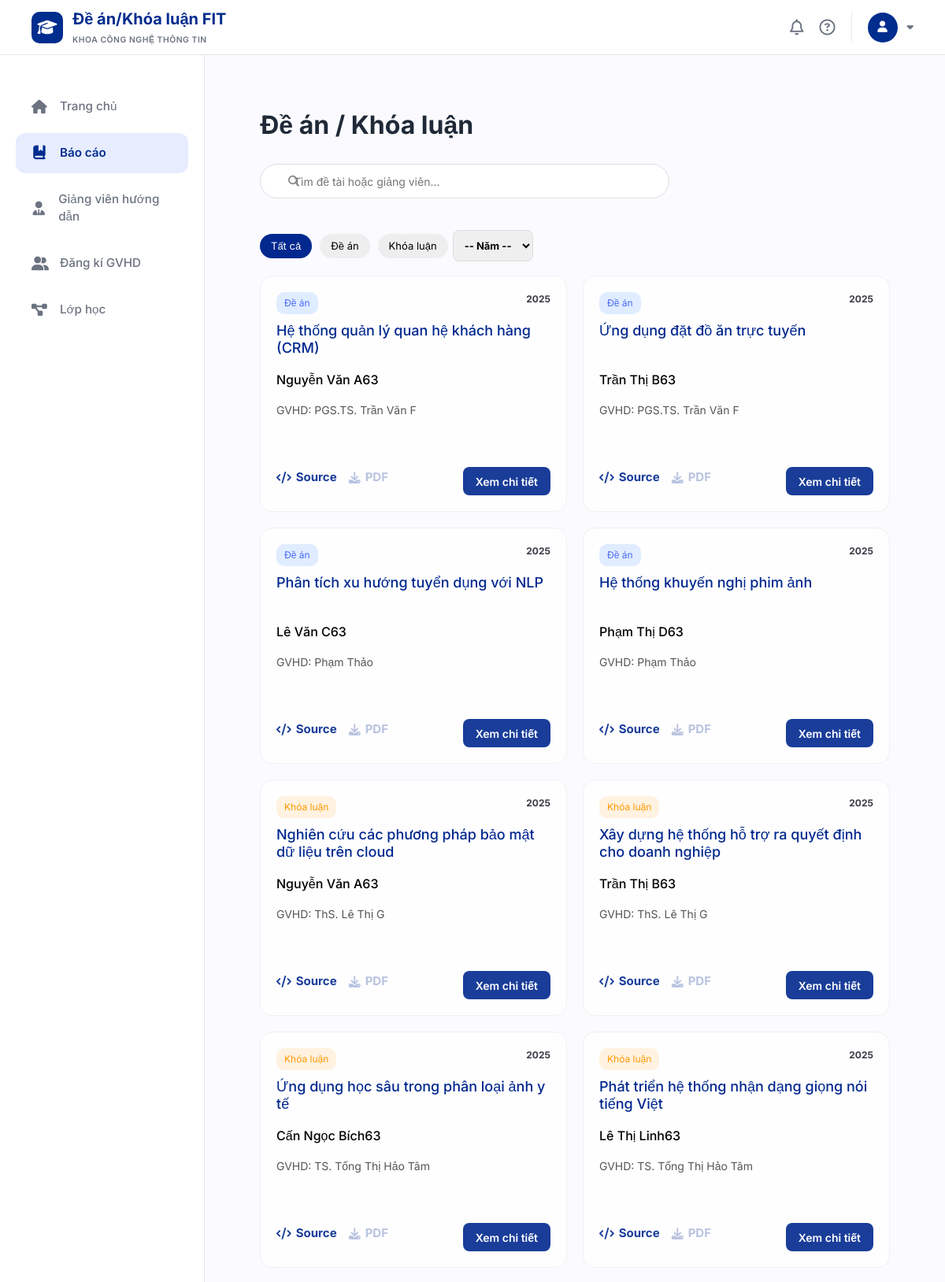
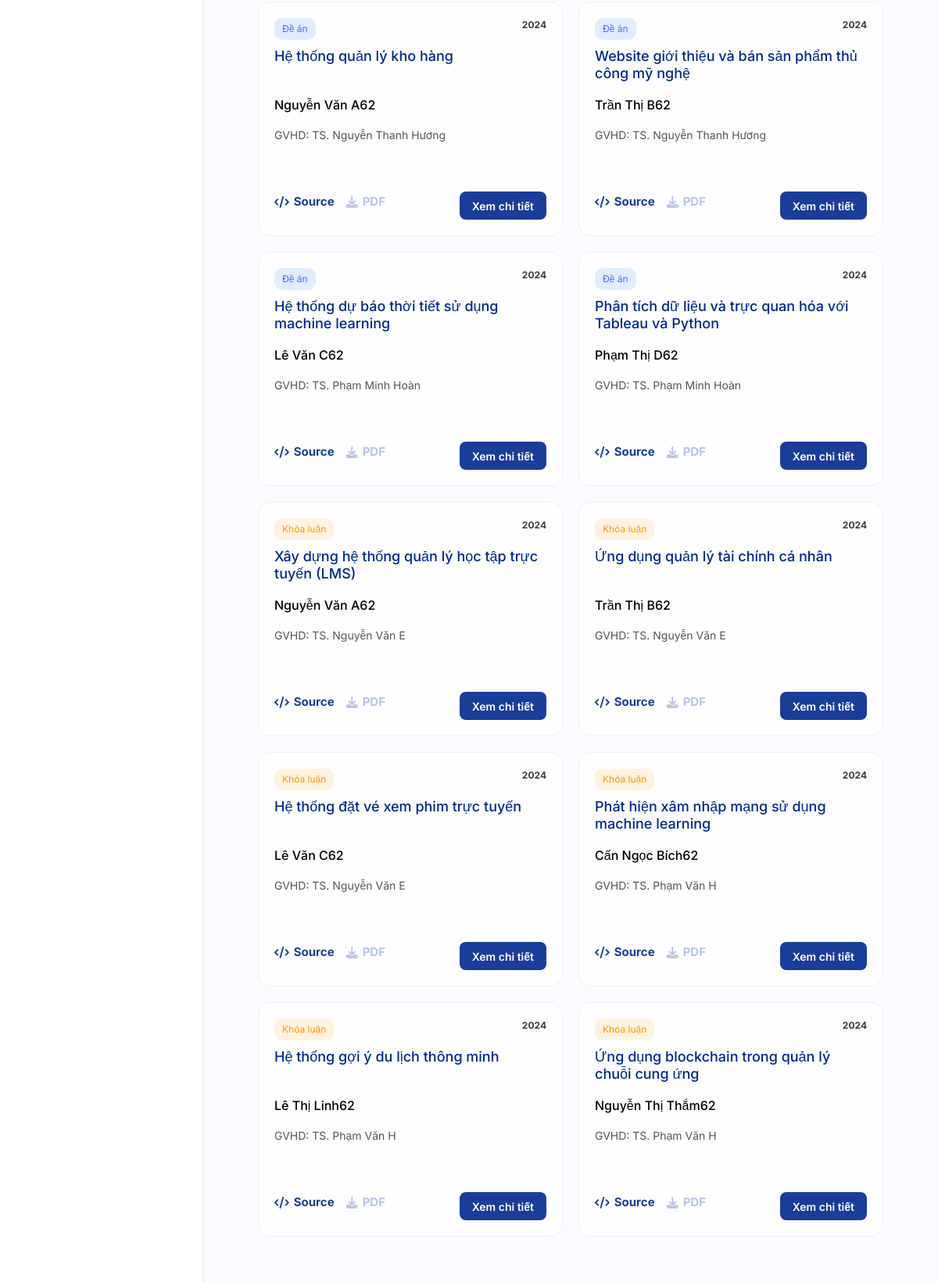
The app's page /theses-projects (upper part) with its own data (2 pictures, top to bottom).
### tables this page shows
CREATE TABLE published_reports (
    id INTEGER PRIMARY KEY AUTOINCREMENT,
    student_id INTEGER NOT NULL,
    class_id INTEGER NOT NULL,
    topic_id INTEGER NOT NULL,
    file_url VARCHAR(500),
    source_code_url VARCHAR(500),
    published_at DATETIME DEFAULT CURRENT_TIMESTAMP,
    FOREIGN KEY (student_id) REFERENCES students(id),
    FOREIGN KEY (class_id) REFERENCES classes(id),
    FOREIGN KEY (topic_id) REFERENCES topics(id)
);

CREATE TABLE course_types (
    id INTEGER PRIMARY KEY AUTOINCREMENT,
    type_name VARCHAR(50) NOT NULL UNIQUE
);

CREATE TABLE topics (
    id INTEGER PRIMARY KEY AUTOINCREMENT,
    student_id INTEGER NOT NULL,
    class_id INTEGER NOT NULL,
    title VARCHAR(500) NOT NULL,
    description TEXT,
    created_at DATETIME DEFAULT CURRENT_TIMESTAMP,
    updated_at DATETIME DEFAULT CURRENT_TIMESTAMP,
    FOREIGN KEY (student_id) REFERENCES students(id),
    FOREIGN KEY (class_id) REFERENCES classes(id)
);

CREATE TABLE users (
    id INTEGER PRIMARY KEY AUTOINCREMENT,
    email VARCHAR(100) NOT NULL UNIQUE,
    password VARCHAR(255) NOT NULL,
    full_name VARCHAR(100) NOT NULL,
    role VARCHAR(20) NOT NULL CHECK (role IN ('student', 'lecturer')),
    phone VARCHAR(20),
    created_at DATETIME DEFAULT CURRENT_TIMESTAMP
);

### app/student/thesis/routes.py (the view)
@thesis_bp.route("/theses-projects")
def thesesprojects():
    q = request.args.get("q", "")
    year = request.args.get("year", "")
    type_ = request.args.get("type", "all")
    base_template = "student/base.html"
    if session.get('role') == 'lecturer':
        base_template = "lecturer/base.html"
    conn = get_db()
    cursor = conn.cursor()
    years = cursor.execute("""
        SELECT DISTINCT strftime('%Y', published_at) as year
        FROM published_reports
        ORDER BY year DESC
    """).fetchall()
    sql = """
        SELECT
            t.id, t.title, t.description,
            c.class_code, co.course_name, ct.type_name,
            u_lec.full_name AS lecturer_name,
            u_stu.full_name AS student_name,
            s.student_code,
            pr.published_at, pr.file_url, pr.source_code_url
        FROM published_reports pr
        JOIN topics t ON pr.topic_id = t.id
        JOIN classes c ON t.class_id = c.id
        JOIN courses co ON c.course_id = co.id
        JOIN course_types ct ON co.course_type_id = ct.id
        JOIN lecturers l ON c.lecturer_id = l.id
        JOIN users u_lec ON l.user_id = u_lec.id
        JOIN students s ON t.student_id = s.id
        JOIN users u_stu ON s.user_id = u_stu.id
        WHERE (t.title LIKE ? OR u_lec.full_name LIKE ?)
        """
    params = [f"%{q}%", f"%{q}%"]
    if year:
        sql += " AND strftime('%Y', pr.published_at) = ?"
        params.append(year)
    if type_ == "project":
        sql += " AND ct.type_name = 'Đề án'"
    elif type_ == "thesis":
        sql += " AND ct.type_name = 'Khóa luận'"
    rows = cursor.execute(sql, params).fetchall()
    return render_template(
        "student/theses.html",
        theses=rows,
        q=q,
        year=year,
        type=type_,
        years=years,
        base_template=base_template
    )

### app/database.py (called while the page is built)
def get_db():
    if 'db' not in g:
        g.db = sqlite3.connect(DB_PATH, timeout=30)
        g.db.row_factory = sqlite3.Row
        try:
            g.db.execute("PRAGMA journal_mode=WAL")
            g.db.execute("PRAGMA foreign_keys=ON")
        except sqlite3.OperationalError:
            pass
    return g.db

### templates/student/theses.html (shortened to what this page needs)
{% extends base_template %}
{% block styles %}
<link rel="stylesheet" href="{{ url_for('static', filename='theses.css') }}">
{% endblock %}
{% block content %}
<div class="theses-container">
    <h2 class="page-title">Đề án / Khóa luận</h2>
    <form method="get">
        <div class="search-box">
            <span class="icon"><i class="fa-solid fa-magnifying-glass"></i></span>
            <input name="q" value="{{ q }}" placeholder="Tìm đề tài hoặc giảng viên...">
        </div>
        <div class="top-bar">
            <div class="tabs">
                <button name="type" value="all" class="tab {{ 'active' if type=='all' else '' }}">
                    Tất cả
                </button>
                <button name="type" value="project" class="tab {{ 'active' if type=='project' else '' }}">
                    Đề án
                </button>
                <button name="type" value="thesis" class="tab {{ 'active' if type=='thesis' else '' }}">
                    Khóa luận
                </button>
            </div>
            <select name="year" onchange="this.form.submit()">
                <option value="">-- Năm --</option>
            </select>
        </div>
    </form>
    <div class="list">
    {% for t in theses %}
    <div class="card">
        <div class="year">
            {{ t["published_at"][:4] if t["published_at"] else "" }}
        </div>
        <div class="type {{ 'project' if t['type_name']=='Đề án' else 'thesis' }}">
            {{ t["type_name"] }}
        </div>
        <h3 class="title">{{ t["title"] }}</h3>
        <p class="student" style="color: black; font-weight: 500;">{{ t["student_name"] }}</p>
        <p class="lecturer">GVHD: {{ t["lecturer_name"] }}</p>
        <div class="actions">
            {% if session.get('role') == 'lecturer' %}
                <div class="admin-controls">
                    <a href="{{ url_for('thesis.edit_thesis', topic_id=t['id']) }}" class="btn-update">
                        Chỉnh sửa
                    </a>
                    <form action="{{ url_for('thesis.delete_thesis', topic_id=t['id']) }}" method="POST" class="delete-form">
                        <button type="submit" class="btn-delete" onclick="return confirm('Bạn có chắc chắn muốn xóa?');">
                            <i class="fa-solid fa-trash"></i> Xóa
                        </button>
                    </form>
                    <a href="/theses/{{ t['id'] }}" class="btn-detail-small">
                        Chi tiết
                    </a>
                </div>
            {% else %}
                <div class="student-controls">
                    <a href="{{ t['source_code_url'] or '#' }}" class="link {{ 'disabled' if not t['source_code_url'] else '' }}">
                        <i class="fa-solid fa-code"></i> Source
                    </a>
                    <a href="{{ t['file_url'] or '#' }}" class="link {{ 'disabled' if not t['file_url'] else '' }}">
                        <i class="fa-solid fa-download"></i> PDF
                    </a>
                    <a href="/theses/{{ t['id'] }}" class="detail-btn">Xem chi tiết</a>
                </div>
            {% endif %}
        </div>
    </div>
    {% endfor %}
</div>
{% endblock %}

### static/theses.css (style rules this page uses)
* { margin: 0; padding: 0; box-sizing: border-box; font-family: "Segoe UI", sans-serif; }
body { background: #FBF8FF; padding: 30px; }
.page-title { color: #00288E; margin-bottom: 15px; }
.search-box { position: relative; margin-bottom: 40px; }
.search-box input { width: 100%; padding: 18px 20px 18px 56px; border-radius: 16px; border: 1px solid var(--border-color); background: #F4F5F9; font-size: 1rem; outline: none; transition: var(--transition); }
.search-box .icon { position: absolute; left: 20px; top: 50%; transform: translateY(-50%); color: var(--text-muted); }
.top-bar { display: flex; justify-content: space-between; align-items: center; margin-bottom: 20px; }
.tabs { display: flex; gap: 10px; }
.tab { padding: 6px 14px; border-radius: 20px; border: none; background: #eee; cursor: pointer; font-size: 13px; }
.tab.active { background: #00288E; color: white; }
select { padding: 10px 10px; border-radius: 8px; border: 1px solid #ddd; font-size: 13px; font-weight: bold; color: #000000; }
.list { display: grid; grid-template-columns: repeat(auto-fill, minmax(300px, 1fr)); gap: 20px; align-items: stretch; align-items: start; }
.card { background: #FEFEFF; border-radius: 16px; padding: 20px; border: 1px solid #f0f0f0; position: relative; display: flex; flex-direction: column; min-height: 300px; overflow: hidden; }
.year { position: absolute; top: 20px; right: 20px; font-size: 12px; color: #3B3C45; font-weight: bold; }
.type { display: inline-block; width: fit-content; font-size: 11px; padding: 4px 8px; border-radius: 8px; margin-bottom: 8px; }
.title { font-size: 16px; margin-bottom: 6px; color: #222; display: -webkit-box; -webkit-line-clamp: 2; -webkit-box-orient: vertical; overflow: hidden; text-overflow: ellipsis; height: 2.8em; }
.lecturer { font-size: 14px; color: #555; margin-bottom: 4px; white-space: nowrap; overflow: hidden; text-overflow: ellipsis; }
.actions { margin-top: auto; display: flex; justify-content: space-between; align-items: center; padding-top: 15px; }
.card .actions a.link { text-decoration: none !important; font-size: 15px; font-weight: bold; color: #1A3D99 !important; }
.card .actions a.link.disabled { opacity: 0.3; pointer-events: none; }
.detail-btn { margin-top: 10px; text-align: center; padding: 8px; border-radius: 10px; background: #00288E; color: white; text-decoration: none; font-size: 13px; }
.project { background: #e0ecff; color: #4a6cf7; }
.thesis { background: #fff2e0; color: #ff9800; }
.title { font-size: 18px; color: #00288E; margin-bottom: 10px; }
.type { display: inline-block; padding: 5px 10px; border-radius: 10px; font-size: 12px; margin-bottom: 10px; }
.student-controls { display: flex; align-items: center; justify-content: flex-start; gap: 15px; margin-top: auto; width: 100%; }
.student-controls .link, .student-controls .detail-btn { display: inline-flex; align-items: center; justify-content: center; height: 36px; text-decoration: none; font-size: 14px; font-weight: 600; transition: all 0.2s; }
.student-controls .link { color: #1A3D99; gap: 6px; }
.student-controls .detail-btn { background: #1A3D99; color: white; padding: 0 16px; border-radius: 8px; margin-left: auto; }
* { box-sizing: border-box; margin: 0; padding: 0; font-family: 'Segoe UI', sans-serif; }
body { background: #f4f6fb; color: #333; }
.page-title { font-size: 28px; font-weight: 700; margin-bottom: 20px; }
.top-bar { display: flex; align-items: center; justify-content: flex-start; gap: 6px; margin-bottom: 18px; }
.search-box { position: relative; width: 520px; }
.search-box input { width: 100%; height: 44px; padding: 0 16px 0 42px; border-radius: 999px; border: 1px solid #ddd; font-size: 14px; background: #fff; }
.search-box i { position: absolute; left: 16px; top: 50%; transform: translateY(-50%); color: #888; font-size: 14px; }

### templates/student/theses.html (style rules this page uses)
.theses-container { max-width: 1000px; margin: 0 auto; }
.page-title { font-size: 2rem; font-weight: 700; margin-bottom: 30px; color: #1F2937; }

### templates/student/base.html (style rules this page uses)
:root { --primary-color: #002D8E; --primary-light: #E7EDFF; --bg-page: #FBFBFF; --white: #FFFFFF; --text-dark: #1F2937; --text-muted: #6B7280; --border-color: #E5E7EB; --sidebar-width: 260px; --header-height: 70px; --shadow: 0 4px 12px rgba(0, 0, 0, 0.05); --transition: all 0.3s ease; }
* { margin: 0; padding: 0; box-sizing: border-box; font-family: 'Inter', sans-serif; }
body { background-color: var(--bg-page); color: var(--text-dark); min-height: 100vh; display: flex; flex-direction: column; }

### records on screen
published_reports: published_at "2025", type_name "Đề án", title "Hệ thống quản lý quan hệ khách hàng (CRM)", student_name "Nguyễn Văn A63", lecturer_name "PGS.TS. Trần Văn F"
published_reports: published_at "2025", type_name "Đề án", title "Ứng dụng đặt đồ ăn trực tuyến", student_name "Trần Thị B63", lecturer_name "PGS.TS. Trần Văn F"
published_reports: published_at "2025", type_name "Đề án", title "Phân tích xu hướng tuyển dụng với NLP", student_name "Lê Văn C63", lecturer_name "Phạm Thảo"
published_reports: published_at "2025", type_name "Đề án", title "Hệ thống khuyến nghị phim ảnh", student_name "Phạm Thị D63", lecturer_name "Phạm Thảo"
published_reports: published_at "2025", type_name "Khóa luận", title "Nghiên cứu các phương pháp bảo mật dữ liệu trên cloud", student_name "Nguyễn Văn A63", lecturer_name "ThS. Lê Thị G"
published_reports: published_at "2025", type_name "Khóa luận", title "Xây dựng hệ thống hỗ trợ ra quyết định cho doanh nghiệp", student_name "Trần Thị B63", lecturer_name "ThS. Lê Thị G"
published_reports: published_at "2025", type_name "Khóa luận", title "Ứng dụng học sâu trong phân loại ảnh y tế", student_name "Cấn Ngọc Bích63", lecturer_name "TS. Tống Thị Hảo Tâm"
published_reports: published_at "2025", type_name "Khóa luận", title "Phát triển hệ thống nhận dạng giọng nói tiếng Việt", student_name "Lê Thị Linh63", lecturer_name "TS. Tống Thị Hảo Tâm"
published_reports: published_at "2024", type_name "Đề án", title "Hệ thống quản lý kho hàng", student_name "Nguyễn Văn A62", lecturer_name "TS. Nguyễn Thanh Hương"
published_reports: published_at "2024", type_name "Đề án", title "Website giới thiệu và bán sản phẩm thủ công mỹ nghệ", student_name "Trần Thị B62", lecturer_name "TS. Nguyễn Thanh Hương"
published_reports: published_at "2024", type_name "Đề án", title "Hệ thống dự báo thời tiết sử dụng machine learning", student_name "Lê Văn C62", lecturer_name "TS. Phạm Minh Hoàn"
published_reports: published_at "2024", type_name "Đề án", title "Phân tích dữ liệu và trực quan hóa với Tableau và Python", student_name "Phạm Thị D62", lecturer_name "TS. Phạm Minh Hoàn"
published_reports: published_at "2024", type_name "Khóa luận", title "Xây dựng hệ thống quản lý học tập trực tuyến (LMS)", student_name "Nguyễn Văn A62", lecturer_name "TS. Nguyễn Văn E"
published_reports: published_at "2024", type_name "Khóa luận", title "Ứng dụng quản lý tài chính cá nhân", student_name "Trần Thị B62", lecturer_name "TS. Nguyễn Văn E"
published_reports: published_at "2024", type_name "Khóa luận", title "Hệ thống đặt vé xem phim trực tuyến", student_name "Lê Văn C62", lecturer_name "TS. Nguyễn Văn E"
published_reports: published_at "2024", type_name "Khóa luận", title "Phát hiện xâm nhập mạng sử dụng machine learning", student_name "Cấn Ngọc Bích62", lecturer_name "TS. Phạm Văn H"
published_reports: published_at "2024", type_name "Khóa luận", title "Hệ thống gợi ý du lịch thông minh", student_name "Lê Thị Linh62", lecturer_name "TS. Phạm Văn H"
published_reports: published_at "2024", type_name "Khóa luận", title "Ứng dụng blockchain trong quản lý chuỗi cung ứng", student_name "Nguyễn Thị Thắm62", lecturer_name "TS. Phạm Văn H"
